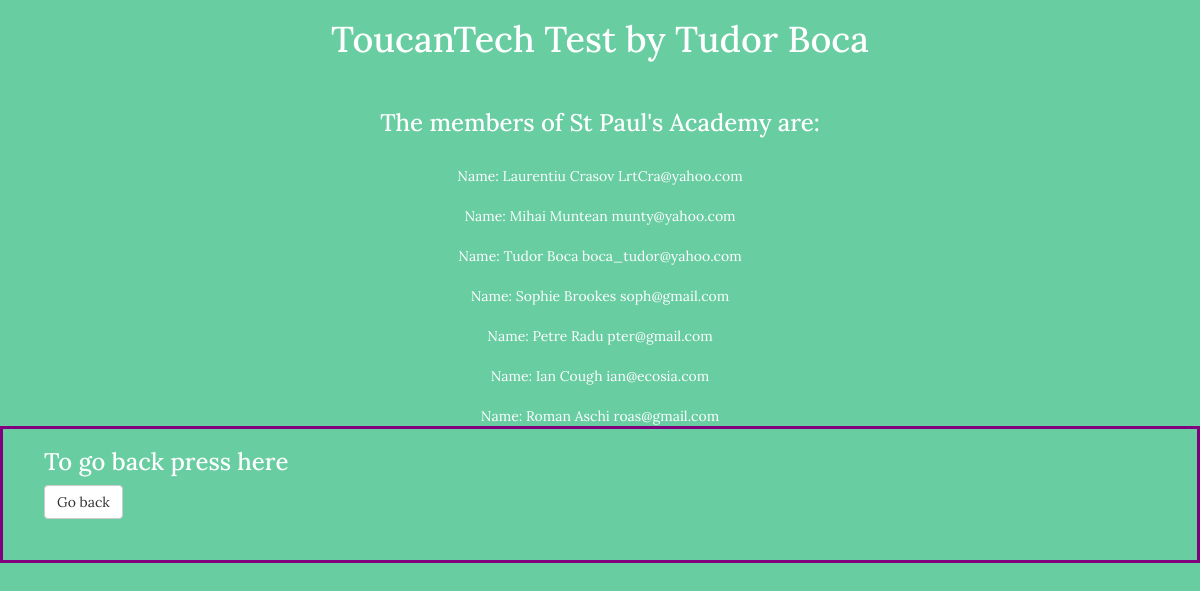
Screenshot of /ToucanTech_Test/school1.php with the database file from the repository.
### tables this page shows
CREATE TABLE `members` (
  `MemberID` int(11) NOT NULL,
  `Name` varchar(100) NOT NULL,
  `Email` varchar(100) NOT NULL,
  `SchoolID` int(11) NOT NULL
);

### ToucanTech_Test/school1.php (the view, shortened to what this page needs)
<!DOCTYPE html>
<html lang="en">
<head>
    <link href="css/bootstrap.min.css" rel="stylesheet">
    <link href="css/style.css" rel="stylesheet" type="text/css" >
</head>
<body id="page-top">
<div id="intro">
   <h1> ToucanTech Test by Tudor Boca</h1>
   <br>
   <h3>The members of St Paul's Academy are: </h3>
<?php
require "initapp.php";
$sql = "SELECT Name, Email FROM Members WHERE SchoolID=1";
$result = $conn->query($sql);
if ($result->num_rows > 0) {
     while($row = $result->fetch_assoc()) {
         echo "<br> Name: ". $row["Name"]. " " . $row["Email"] . "<br>";
     }
} else {
     echo "0 results";
}
?>
</div>
<div id="adduser">
  <h3>To go back press here</h3> <a href="index.php" class="btn btn-default">Go back</a>
</div>
</body>
</html>

### ToucanTech_Test/css/style.css (style rules this page uses)
body { width: 100%; height: 100%; font-family: "Lora", "Helvetica Neue", Helvetica, Arial, sans-serif; color: white; background-color: #68cda1; }
#intro { text-align: center; }
#adduser { border-style: solid; border-color: purple; padding-left: 41px; padding-right: 41px; padding-bottom: 41px; }

### rows the page displays
members: Name "Laurentiu Crasov", Email "LrtCra@yahoo.com"
members: Name "Mihai Muntean", Email "munty@yahoo.com"
members: Name "Tudor Boca", Email "boca_tudor@yahoo.com"
members: Name "Sophie Brookes", Email "soph@gmail.com"
members: Name "Petre Radu", Email "pter@gmail.com"
members: Name "Ian Cough", Email "ian@ecosia.com"
members: Name "Roman Aschi", Email "roas@gmail.com"
